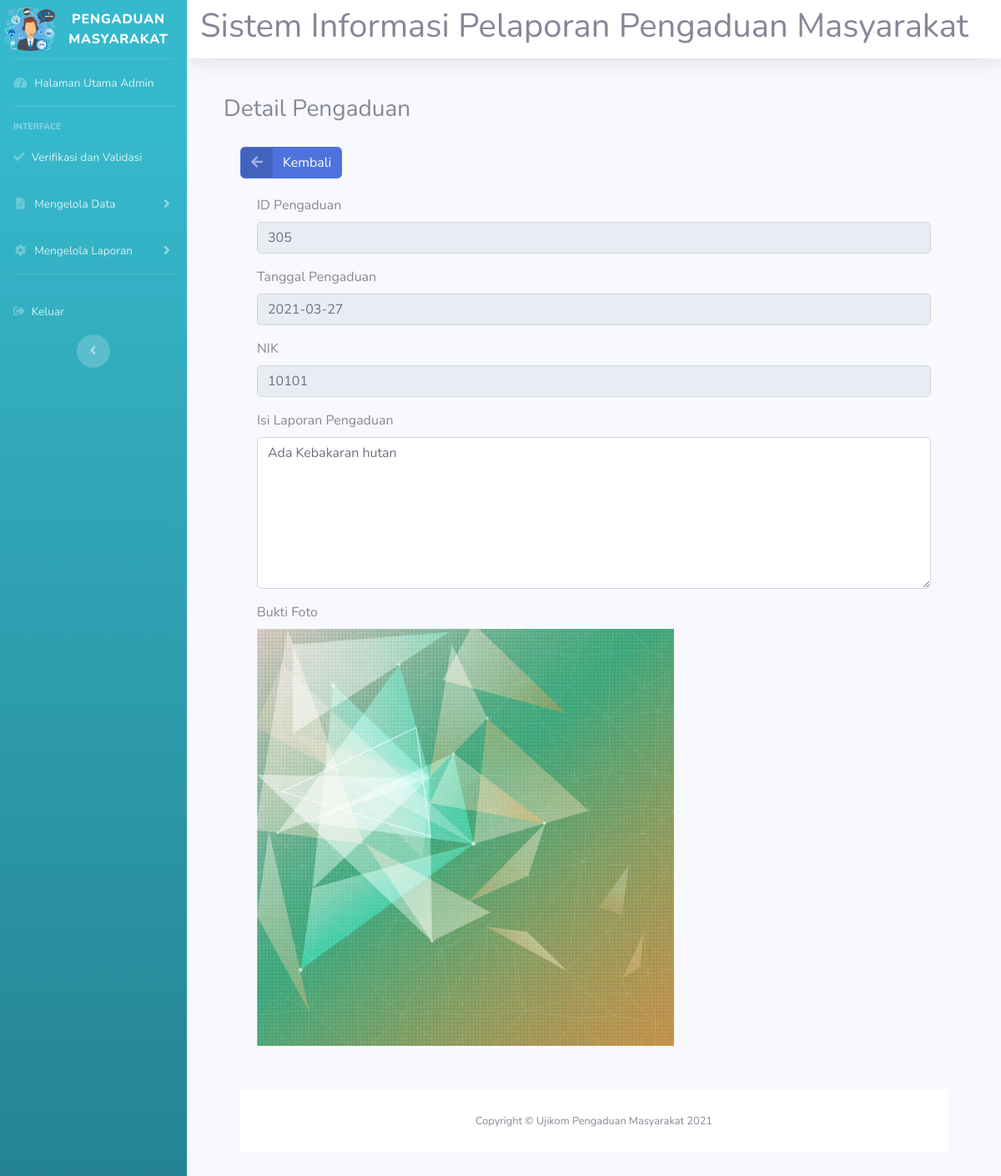
The app's page /aplikasi_pengaduanmasyarakat/admin/rifki_admin.php?url=rifki_detailverifikasi&id=305 with its own data.
### tables this page shows
CREATE TABLE `rifki_pengaduan` (
  `rifki_id_pengaduan` int(11) NOT NULL,
  `rifki_tgl_pengaduan` date NOT NULL,
  `rifki_nik` char(16) NOT NULL,
  `rifki_petugasdinas` varchar(30) NOT NULL,
  `rifki_daerah` varchar(32) NOT NULL,
  `rifki_isi_laporan` text NOT NULL,
  `rifki_foto` varchar(255) NOT NULL,
  `rifki_status` enum('Belum','proses','selesai') NOT NULL
);

### aplikasi_pengaduanmasyarakat/admin/rifki_detailverifikasi.php (the view, shortened to what this page needs)
<!DOCTYPE html>
<html lang="en">
<?php
include '../rifki_koneksi.php';
  $sql = mysqli_query($koneksi, "SELECT * FROM rifki_pengaduan where rifki_id_pengaduan ='$_GET[id]'");
  $data = mysqli_fetch_array($sql);
  ?>
<head>
  <link href="../vendor/fontawesome-free/css/all.min.css" rel="stylesheet" type="text/css">
  <link href="../css/sb-admin-2.min.css" rel="stylesheet">
</head>
<body id="page-top">
<div class="card-body">
  <div class="card_header">
    <h3>Detail Pengaduan</h3>
  </div>
  <div class="card-body">
  <div class="form-group cols-sm-6">
  <a href="?url=rifki_verifikasi" class="btn btn-primary btn-icon-split">
    <span class="icon text-white-50">
      <i class="fas fa-arrow-left"></i>
    </span>
    <span class="text">Kembali</span>
  </a>
  <div class="card-body">
    <form action="rifki_simpanpengaduan.php" method="post" class="form-horizontal" enctype="multipart/form-data">
      <div class="form-group cols-sm-6">
        <label>ID Pengaduan</label><br>
        <input type="text" value="<?php echo $data['rifki_id_pengaduan']; ?>" class="form-control" readonly>
      </div>
      <div class="form-group cols-sm-6">
        <label>Tanggal Pengaduan</label><br>
        <input type="text" name="rifki_tgl_pengaduan" value="<?php echo $data['rifki_tgl_pengaduan']; ?>" class="form-control" readonly>
      </div>
      <div class="form-group cols-sm-6">
        <label>NIK</label><br>
        <input type="text" value="<?php echo $data['rifki_nik']; ?>" class="form-control" readonly>
      </div>
       <div class="form-group cols-sm-6">
        <label>Isi Laporan Pengaduan</label>
        <textarea class="form-control" rows="7"><?php echo $data['rifki_isi_laporan']; ?>
        </textarea>
      </div>
       <div class="form-group cols-sm-6">
        <label>Bukti Foto</label>
        <br>
        <img src="../foto/<?php echo $data['rifki_foto']; ?>" style="width: 500px">
      </div>
</body>
</html>

### records on screen
rifki_pengaduan: rifki_id_pengaduan "305", rifki_tgl_pengaduan "2021-03-27", rifki_nik "10101", rifki_isi_laporan "Ada Kebakaran hutan", rifki_foto (picture)
